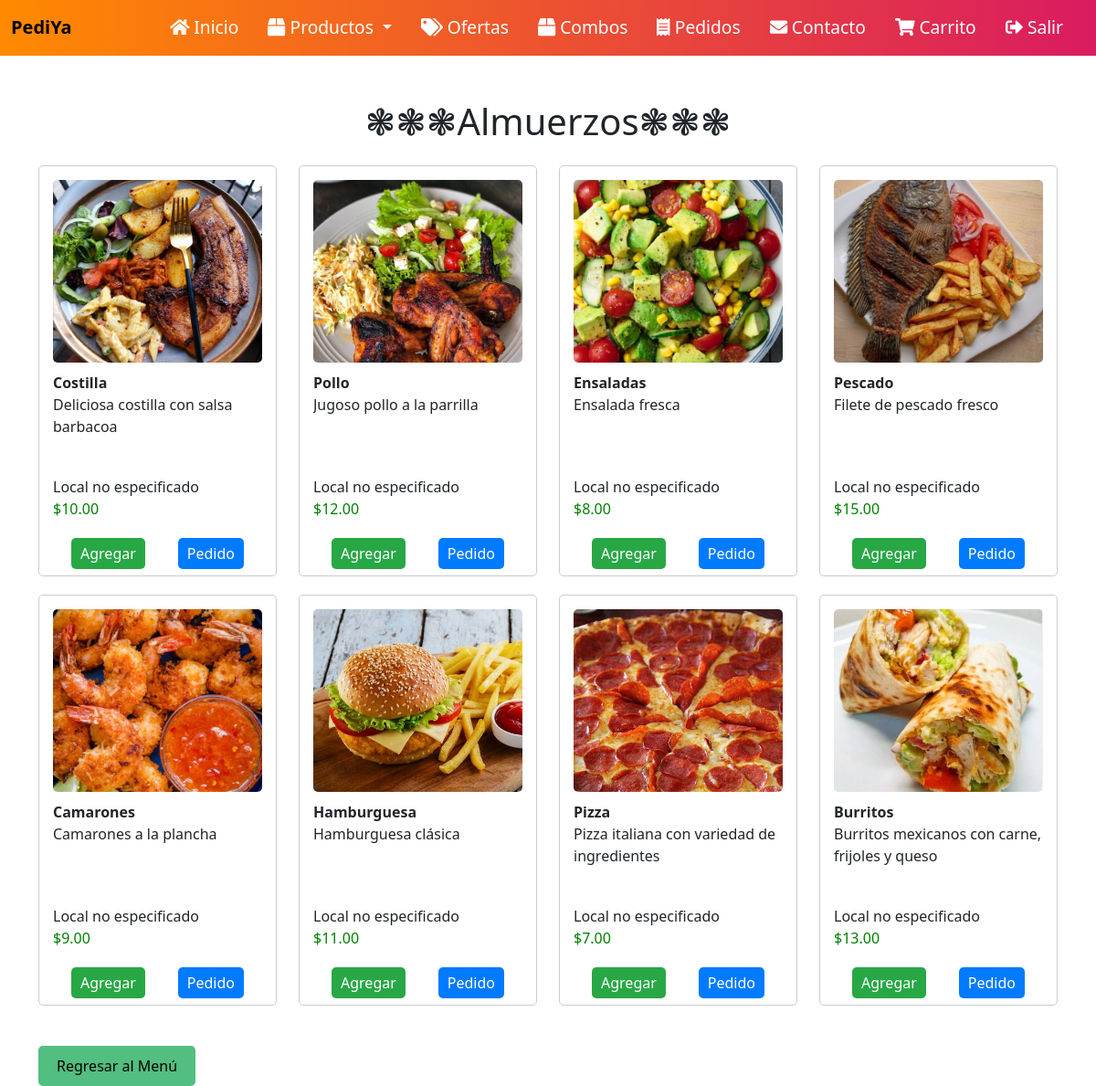
Page /almuerzo.php (signed in) on the committed database.
### tables this page shows
CREATE TABLE `productos` (
  `id` int(11) NOT NULL,
  `nombre` varchar(255) NOT NULL,
  `descripcion` text DEFAULT NULL,
  `precio` decimal(10,2) NOT NULL,
  `categoria_id` int(11) NOT NULL,
  `local_id` int(11) NOT NULL
);

### almuerzo.php (the view, shortened to what this page needs)
<!DOCTYPE html>
<html lang="es">
<head>
    <link rel="stylesheet" href="css/productos.css">
    <link rel="stylesheet" href="css/carrito.css">
    <link rel="stylesheet" href="https://cdn.jsdelivr.net/npm/bootstrap@5.3.0-alpha1/dist/css/bootstrap.min.css">
</head>
<body>
<nav class="navbar navbar-expand-lg navbar-dark">
    <div class="container-fluid">
        <a class="navbar-brand" href="menu.php">
            <span class="brand-text">PediYa</span>
        </a>
        <div class="collapse navbar-collapse justify-content-end" id="navbarNav">
            <ul class="navbar-nav">
                <li class="nav-item">
                    <a class="nav-link" href="menu.php"><i class="fas fa-home"></i> Inicio</a>
                </li>
                <li class="nav-item dropdown">
                    <a class="nav-link dropdown-toggle" href="#" id="navbarDropdown" role="button" data-bs-toggle="dropdown" aria-expanded="false">
                        <i class="fas fa-box"></i> Productos
                    </a>
                </li>
                <li class="nav-item">
                    <a class="nav-link" href="ofertas.php"><i class="fas fa-tags"></i> Ofertas</a>
                </li>
                <li class="nav-item">
                    <a class="nav-link" href="combos.php"><i class="fas fa-box"></i> Combos</a>
                </li>
                <li class="nav-item">
                    <a class="nav-link" href="pedidos.php"><i class="fas fa-receipt"></i> Pedidos</a>
                </li>
                <li class="nav-item">
                    <a class="nav-link" href="contacto.php"><i class="fas fa-envelope"></i> Contacto</a>
                </li>
                <li class="nav-item">
                    <a class="nav-link" href="carrito.php"><i class="fas fa-shopping-cart"></i> Carrito</a>
                </li>
                <li class="nav-item">
                    <a class="nav-link" href="salir.php"><i class="fas fa-sign-out-alt"></i> Salir</a>
                </li>
            </ul>
        </div>
    </div>
</nav>
    <div class="container">
        <h1 class="mt-5">❃❃❃Almuerzos❃❃❃</h1>
        <div class="row mt-4">
            <?php
            $rol_usuario = $_SESSION['rol_usuario'];
            $ruta_imagenes = 'img/';
            $conn = conectar();
            $sql = "SELECT * FROM productos WHERE categoria_id = 3";
            $resultado = $conn->query($sql);
            if ($resultado->num_rows > 0) {
                while ($fila = $resultado->fetch_assoc()) {
                    echo "<div class='col-md-3'>
                            <div class='producto'>
                                <img src='" . $ruta_imagenes . strtolower(str_replace(' ', '', $fila['nombre'])) . ".jpg' alt='" . $fila['nombre'] . "'>
                                <div class='nombre'>" . $fila['nombre'] . "</div>
                                <div class='descripcion'>" . $fila['descripcion'] . "</div>";
                    if (isset($fila['cafetin_id'])) {
                       echo '<div class="local">Local Disponible ' . $fila["cafetin_id"] . '</div>';
                    } else {
                        echo "<div class='local'>Local no especificado</div>";
                    }
                    echo "<div class='precio'>$" . $fila['precio'] . "</div>
                                <div class='btn-container'>
                                    <button class='btn-comprar' onclick='agregarAlCarrito(\"" . $fila['nombre'] . "\", " . $fila['precio'] . ")'>Agregar</button>
                                    <button class='btn-pedido' onclick='agregarAlPedido(\"" . $fila['nombre'] . "\", " . $fila['precio'] . ")'>Pedido</button>
                                </div>
                            </div>
                        </div>";
                }
            } else {
                echo "No se encontraron almuerzos.";
            }
            ?>
        </div>
        <div class="row mt-4">
            <div class="col-md-12">
                <?php if ($rol_usuario == 'admin' || $rol_usuario == 'administrativo'): ?>
                    <button class="btn-regresar" onclick="window.location.href='admin.php'">Regresar al Menú</button>
                <?php elseif ($rol_usuario == 'estudiante' || $rol_usuario == 'docente'): ?>
                    <button class="btn-regresar" onclick="window.location.href='menu.php'">Regresar al Menú</button>
                <?php endif; ?>
            </div>
        </div>
    </div>
</body>
</html>

### css/productos.css (style rules this page uses)
.producto { border: 1px solid #ccc; border-radius: 5px; padding: 15px; margin-bottom: 20px; height: 450px; }
.producto img { width: 100%; height: 200px; object-fit: cover; border-radius: 5px; }
.producto .nombre { font-weight: bold; margin-top: 10px; }
.producto .descripcion { height: 90px; overflow: hidden; }
.producto .precio { color: green; }
.btn-comprar { background-color: #48C9B0; color: black; border: none; padding: 5px 10px; border-radius: 3px; cursor: pointer; }
.btn-regresar { background-color: #52BE80; color: black; border: none; padding: 10px 20px; border-radius: 5px; cursor: pointer; }
.navbar { background: linear-gradient(90deg, #ff8a00, #da1b60); padding: 1.5rem; }
.navbar-brand { color: #fff; font-size: 1.8rem; font-weight: bold; }
.navbar-brand .brand-text { color: black; }
.navbar-nav .nav-link { color: #fff; font-size: 1.2rem; margin-right: 1rem; padding: 0.5rem 1rem; transition: background-color 0.3s ease; }
h1 { color: #333; font-size: 2.5rem; font-weight: bold; margin-bottom: 40px; text-align: center; }

### css/carrito.css (style rules this page uses)
.btn-container { display: flex; padding: 20px; justify-content: space-between; }
.btn-comprar { background-color: #28a745; color: #fff; border: none; padding: 5px 10px; border-radius: 5px; cursor: pointer; transition: background-color 0.3s; }
.btn-pedido { background-color: #007bff; color: #fff; border: none; padding: 5px 10px; border-radius: 5px; cursor: pointer; transition: background-color 0.3s; }

### rows in the picture
productos: shows a picture, nombre "Costilla", descripcion "Deliciosa costilla con salsa barbacoa", precio "10.00"
productos: shows a picture, nombre "Pollo", descripcion "Jugoso pollo a la parrilla", precio "12.00"
productos: shows a picture, nombre "Ensaladas", descripcion "Ensalada fresca", precio "8.00"
productos: shows a picture, nombre "Pescado", descripcion "Filete de pescado fresco", precio "15.00"
productos: shows a picture, nombre "Camarones", descripcion "Camarones a la plancha", precio "9.00"
productos: shows a picture, nombre "Hamburguesa", descripcion "Hamburguesa clásica", precio "11.00"
productos: shows a picture, nombre "Pizza", descripcion "Pizza italiana con variedad de ingredientes", precio "7.00"
productos: shows a picture, nombre "Burritos", descripcion "Burritos mexicanos con carne, frijoles y queso", precio "13.00"
